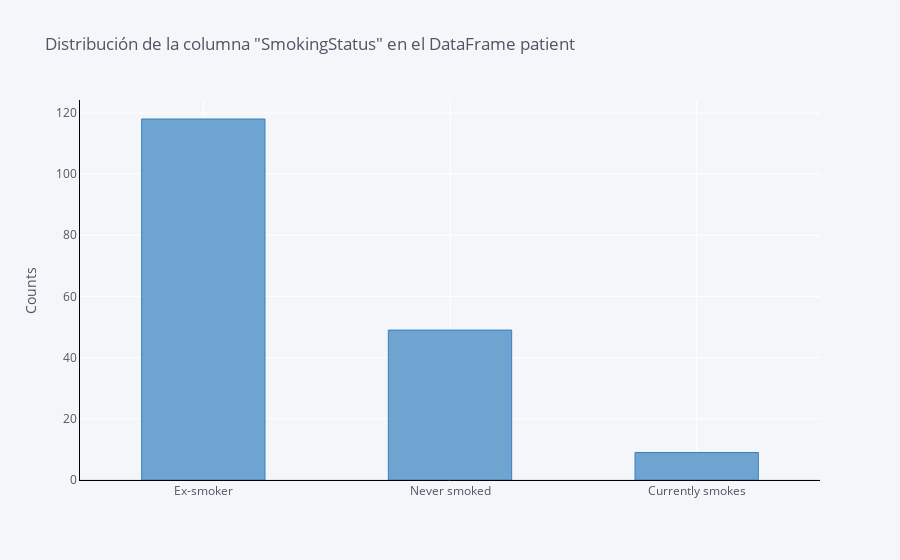

The notebook cell this image was saved under:
### Code cell
patient_df['SmokingStatus'].value_counts().iplot(kind='bar',
                                              yTitle='Counts', 
                                              linecolor='black', 
                                              opacity=0.7,
                                              color='blue',
                                              theme='pearl',
                                              bargap=0.5,
                                              gridcolor='white',
                                              title='Distribución de la columna "SmokingStatus" en el DataFrame patient')

### Figure 1 — Plotly figure (JSON) as saved in the notebook; plotly's stock layout.template omitted (floating-point values rounded to 4 significant figures)
{"data": [{"marker": {"color": "rgba(55, 128, 191, 0.7)", "line": {"color": "rgba(55, 128, 191, 1.0)", "width": 1}}, "name": "SmokingStatus", "orientation": "v", "text": "", "type": "bar", "x": ["Ex-smoker", "Never smoked", "Currently smokes"], "y": [118, 49, 9]}], "layout": {"bargap": 0.5, "legend": {"bgcolor": "#F5F6F9", "font": {"color": "#4D5663"}}, "paper_bgcolor": "#F5F6F9", "plot_bgcolor": "#F5F6F9", "title": {"font": {"color": "#4D5663"}, "text": "Distribución de la columna \"SmokingStatus\" en el DataFrame patient"}, "xaxis": {"gridcolor": "white", "linecolor": "black", "showgrid": true, "tickfont": {"color": "#4D5663"}, "title": {"font": {"color": "#4D5663"}, "text": ""}, "zerolinecolor": "#E1E5ED"}, "yaxis": {"gridcolor": "white", "linecolor": "black", "showgrid": true, "tickfont": {"color": "#4D5663"}, "title": {"font": {"color": "#4D5663"}, "text": "Counts"}, "zerolinecolor": "#E1E5ED"}}}
